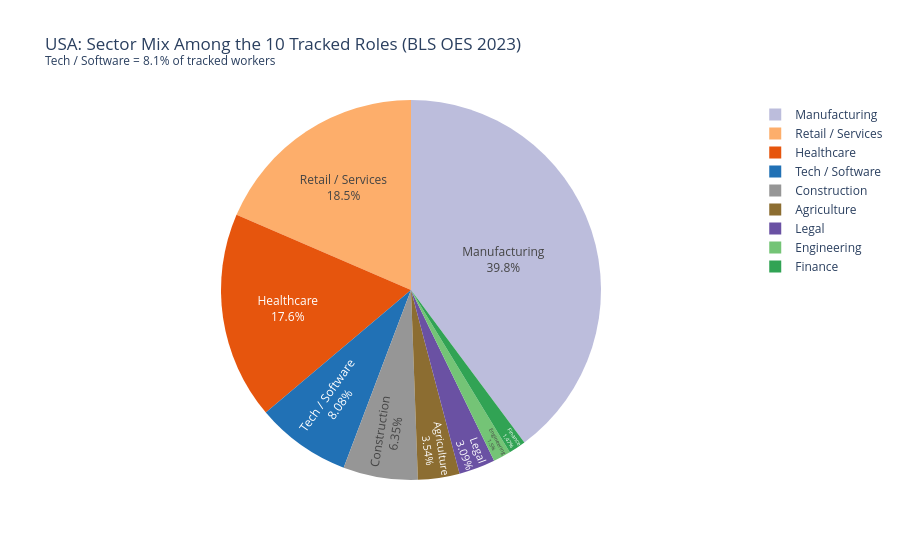

The cell this chart's notebook holds for it:
### Code cell
sector_vol = vol.groupby('sector_label', as_index=False)['employed_thousands'].sum()
tech_pct = sector_vol.loc[sector_vol['sector_label'] == 'Tech / Software', 'employed_thousands'].values[0] / sector_vol['employed_thousands'].sum() * 100

fig2 = px.pie(
    sector_vol, values='employed_thousands', names='sector_label',
    color='sector_label', color_discrete_map=SECTOR_COLORS,
    title=f'USA: Sector Mix Among the 10 Tracked Roles (BLS OES 2023)<br><sup>Tech / Software = {tech_pct:.1f}% of tracked workers</sup>',
)
fig2.update_traces(textposition='inside', textinfo='percent+label')
fig2.show()

### Figure 1 — Plotly figure (JSON) as saved in the notebook; plotly's stock layout.template omitted (floating-point values rounded to 4 significant figures)
{"data": [{"customdata": [["Agriculture"], ["Construction"], ["Engineering"], ["Finance"], ["Healthcare"], ["Legal"], ["Manufacturing"], ["Retail / Services"], ["Tech / Software"]], "domain": {"x": [0.0, 1.0], "y": [0.0, 1.0]}, "hovertemplate": "sector_label=%{customdata[0]}<br>employed_thousands=%{value}<extra></extra>", "labels": ["Agriculture", "Construction", "Engineering", "Finance", "Healthcare", "Legal", "Manufacturing", "Retail / Services", "Tech / Software"], "legendgroup": "", "marker": {"colors": ["#8c6d31", "#969696", "#74c476", "#31a354", "#e6550d", "#6a51a3", "#bcbddc", "#fdae6b", "#2171b5"]}, "name": "", "showlegend": true, "textinfo": "percent+label", "textposition": "inside", "type": "pie", "values": [800, 1434, 338, 333, 3986, 698, 9000, 4186, 1825]}], "layout": {"legend": {"tracegroupgap": 0}, "title": {"text": "USA: Sector Mix Among the 10 Tracked Roles (BLS OES 2023)<br><sup>Tech / Software = 8.1% of tracked workers</sup>"}}}
